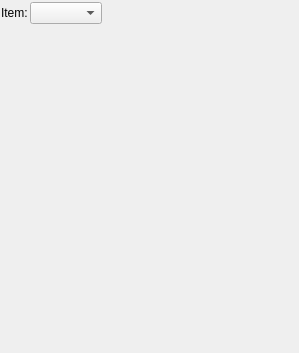
<?xml version="1.0" encoding="UTF-8"?>
<ui version="4.0">
 <class>MultiTextView</class>
 <widget class="QDialog" name="MultiTextView">
  <property name="geometry">
   <rect>
    <x>0</x>
    <y>0</y>
    <width>299</width>
    <height>353</height>
   </rect>
  </property>
  <property name="windowTitle">
   <string>Dialog</string>
  </property>
  <layout class="QVBoxLayout" name="verticalLayout">
   <property name="spacing">
    <number>2</number>
   </property>
   <property name="leftMargin">
    <number>1</number>
   </property>
   <property name="topMargin">
    <number>2</number>
   </property>
   <property name="rightMargin">
    <number>1</number>
   </property>
   <property name="bottomMargin">
    <number>1</number>
   </property>
   <item>
    <layout class="QHBoxLayout" name="horizontalLayout">
     <item>
      <widget class="QLabel" name="lblItem">
       <property name="text">
        <string>Item:</string>
       </property>
      </widget>
     </item>
     <item>
      <widget class="QComboBox" name="cboxItems"/>
     </item>
     <item>
      <spacer name="horizontalSpacer">
       <property name="orientation">
        <enum>Qt::Horizontal</enum>
       </property>
       <property name="sizeHint" stdset="0">
        <size>
         <width>40</width>
         <height>20</height>
        </size>
       </property>
      </spacer>
     </item>
    </layout>
   </item>
   <item>
    <widget class="QStackedWidget" name="stckItems">
     <property name="currentIndex">
      <number>-1</number>
     </property>
    </widget>
   </item>
  </layout>
 </widget>
 <resources/>
 <connections/>
</ui>
